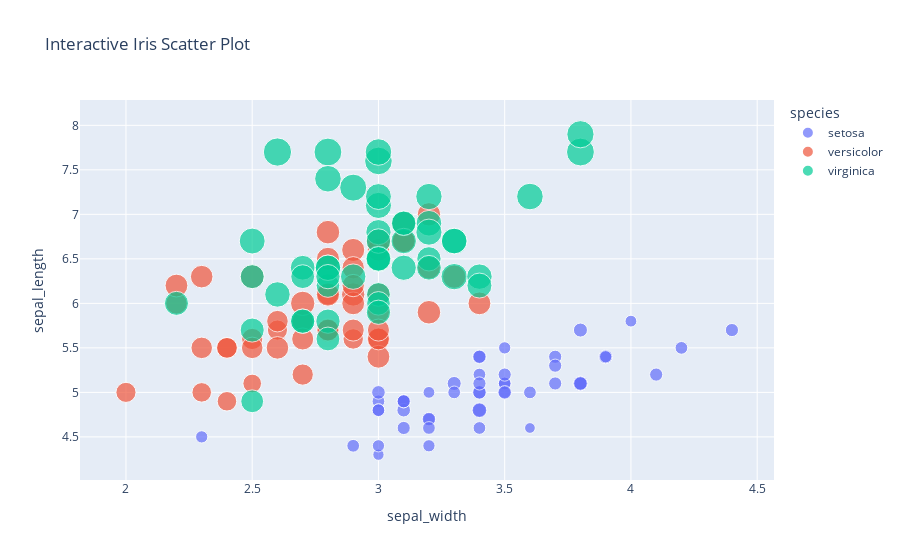

The code cell stored with this chart in its notebook:
### Markdown cell above
## Interactive Visualization with Plotly

### Code cell
import plotly.express as px

df = px.data.iris()

fig = px.scatter(df, x="sepal_width", y="sepal_length",
                 color="species", size="petal_length",
                 title="Interactive Iris Scatter Plot")
fig.show()

### Figure 1 — Plotly figure (JSON) as saved in the notebook; plotly's stock layout.template omitted (floating-point values rounded to 4 significant figures)
{"data": [{"hovertemplate": "species=setosa<br>sepal_width=%{x}<br>sepal_length=%{y}<br>petal_length=%{marker.size}<extra></extra>", "legendgroup": "setosa", "marker": {"color": "#636efa", "size": [1.4, 1.4, 1.3, 1.5, 1.4, 1.7, 1.4, 1.5, 1.4, 1.5, 1.5, 1.6, 1.4, 1.1, 1.2, 1.5, 1.3, 1.4, 1.7, 1.5, 1.7, 1.5, 1, 1.7, 1.9, 1.6, 1.6, 1.5, 1.4, 1.6, 1.6, 1.5, 1.5, 1.4, 1.5, 1.2, 1.3, 1.5, 1.3, 1.5, 1.3, 1.3, 1.3, 1.6, 1.9, 1.4, 1.6, 1.4, 1.5, 1.4], "sizemode": "area", "sizeref": 0.01725, "symbol": "circle"}, "mode": "markers", "name": "setosa", "orientation": "v", "showlegend": true, "type": "scatter", "x": [3.5, 3, 3.2, 3.1, 3.6, 3.9, 3.4, 3.4, 2.9, 3.1, 3.7, 3.4, 3, 3, 4, 4.4, 3.9, 3.5, 3.8, 3.8, 3.4, 3.7, 3.6, 3.3, 3.4, 3, 3.4, 3.5, 3.4, 3.2, 3.1, 3.4, 4.1, 4.2, 3.1, 3.2, 3.5, 3.1, 3, 3.4, 3.5, 2.3, 3.2, 3.5, 3.8, 3, 3.8, 3.2, 3.7, 3.3], "xaxis": "x", "y": [5.1, 4.9, 4.7, 4.6, 5, 5.4, 4.6, 5, 4.4, 4.9, 5.4, 4.8, 4.8, 4.3, 5.8, 5.7, 5.4, 5.1, 5.7, 5.1, 5.4, 5.1, 4.6, 5.1, 4.8, 5, 5, 5.2, 5.2, 4.7, 4.8, 5.4, 5.2, 5.5, 4.9, 5, 5.5, 4.9, 4.4, 5.1, 5, 4.5, 4.4, 5, 5.1, 4.8, 5.1, 4.6, 5.3, 5], "yaxis": "y"}, {"hovertemplate": "species=versicolor<br>sepal_width=%{x}<br>sepal_length=%{y}<br>petal_length=%{marker.size}<extra></extra>", "legendgroup": "versicolor", "marker": {"color": "#EF553B", "size": [4.7, 4.5, 4.9, 4, 4.6, 4.5, 4.7, 3.3, 4.6, 3.9, 3.5, 4.2, 4, 4.7, 3.6, 4.4, 4.5, 4.1, 4.5, 3.9, 4.8, 4, 4.9, 4.7, 4.3, 4.4, 4.8, 5, 4.5, 3.5, 3.8, 3.7, 3.9, 5.1, 4.5, 4.5, 4.7, 4.4, 4.1, 4, 4.4, 4.6, 4, 3.3, 4.2, 4.2, 4.2, 4.3, 3, 4.1], "sizemode": "area", "sizeref": 0.01725, "symbol": "circle"}, "mode": "markers", "name": "versicolor", "orientation": "v", "showlegend": true, "type": "scatter", "x": [3.2, 3.2, 3.1, 2.3, 2.8, 2.8, 3.3, 2.4, 2.9, 2.7, 2, 3, 2.2, 2.9, 2.9, 3.1, 3, 2.7, 2.2, 2.5, 3.2, 2.8, 2.5, 2.8, 2.9, 3, 2.8, 3, 2.9, 2.6, 2.4, 2.4, 2.7, 2.7, 3, 3.4, 3.1, 2.3, 3, 2.5, 2.6, 3, 2.6, 2.3, 2.7, 3, 2.9, 2.9, 2.5, 2.8], "xaxis": "x", "y": [7, 6.4, 6.9, 5.5, 6.5, 5.7, 6.3, 4.9, 6.6, 5.2, 5, 5.9, 6, 6.1, 5.6, 6.7, 5.6, 5.8, 6.2, 5.6, 5.9, 6.1, 6.3, 6.1, 6.4, 6.6, 6.8, 6.7, 6, 5.7, 5.5, 5.5, 5.8, 6, 5.4, 6, 6.7, 6.3, 5.6, 5.5, 5.5, 6.1, 5.8, 5, 5.6, 5.7, 5.7, 6.2, 5.1, 5.7], "yaxis": "y"}, {"hovertemplate": "species=virginica<br>sepal_width=%{x}<br>sepal_length=%{y}<br>petal_length=%{marker.size}<extra></extra>", "legendgroup": "virginica", "marker": {"color": "#00cc96", "size": [6, 5.1, 5.9, 5.6, 5.8, 6.6, 4.5, 6.3, 5.8, 6.1, 5.1, 5.3, 5.5, 5, 5.1, 5.3, 5.5, 6.7, 6.9, 5, 5.7, 4.9, 6.7, 4.9, 5.7, 6, 4.8, 4.9, 5.6, 5.8, 6.1, 6.4, 5.6, 5.1, 5.6, 6.1, 5.6, 5.5, 4.8, 5.4, 5.6, 5.1, 5.1, 5.9, 5.7, 5.2, 5, 5.2, 5.4, 5.1], "sizemode": "area", "sizeref": 0.01725, "symbol": "circle"}, "mode": "markers", "name": "virginica", "orientation": "v", "showlegend": true, "type": "scatter", "x": [3.3, 2.7, 3, 2.9, 3, 3, 2.5, 2.9, 2.5, 3.6, 3.2, 2.7, 3, 2.5, 2.8, 3.2, 3, 3.8, 2.6, 2.2, 3.2, 2.8, 2.8, 2.7, 3.3, 3.2, 2.8, 3, 2.8, 3, 2.8, 3.8, 2.8, 2.8, 2.6, 3, 3.4, 3.1, 3, 3.1, 3.1, 3.1, 2.7, 3.2, 3.3, 3, 2.5, 3, 3.4, 3], "xaxis": "x", "y": [6.3, 5.8, 7.1, 6.3, 6.5, 7.6, 4.9, 7.3, 6.7, 7.2, 6.5, 6.4, 6.8, 5.7, 5.8, 6.4, 6.5, 7.7, 7.7, 6, 6.9, 5.6, 7.7, 6.3, 6.7, 7.2, 6.2, 6.1, 6.4, 7.2, 7.4, 7.9, 6.4, 6.3, 6.1, 7.7, 6.3, 6.4, 6, 6.9, 6.7, 6.9, 5.8, 6.8, 6.7, 6.7, 6.3, 6.5, 6.2, 5.9], "yaxis": "y"}], "layout": {"autosize": true, "legend": {"itemsizing": "constant", "title": {"text": "species"}, "tracegroupgap": 0}, "title": {"text": "Interactive Iris Scatter Plot"}, "xaxis": {"anchor": "y", "autorange": true, "domain": [0, 1], "range": [1.797, 4.581], "title": {"text": "sepal_width"}, "type": "linear"}, "yaxis": {"anchor": "x", "autorange": true, "domain": [0, 1], "range": [3.908, 8.521], "title": {"text": "sepal_length"}, "type": "linear"}}}
